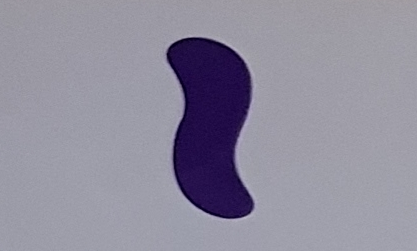
#> input picture k1.png, 417 x 251 px
$ python main.py   (older library calls are emulated)
#> lines starting #> are read from the running program, lines starting #| are printed output that depends on the picture
import cv2
from pylab import *
import matplotlib.pyplot as plt
from skimage import measure
from skimage import io
import skimage.morphology as mp
from matplotlib import pylab as plt
import numpy as np
from skimage import color

#from pyimagesearch.shapedetector import ShapeDetector
import argparse
import imutils
import cv2

class ShapeDetector:
    def __init__(self):
        pass

    def detect(self, c):
        # initialize the shape name and approximate the contour
        shape = "unidentified"
        peri = 10 #cv2.arcLength(c, True)
        approx = cv2.approxPolyDP(c, 0.04 * peri, True)
        # if the shape is a triangle, it will have 3 vertices
        print(approx);
        if len(approx) == 3:
            shape = "triangle"

        # if the shape has 4 vertices, it is either a square or
        # a rectangle
        elif len(approx) == 4:
            # compute the bounding box of the contour and use the
            # bounding box to compute the aspect ratio
            (x, y, w, h) = cv2.boundingRect(approx)
            ar = w / float(h)

            # a square will have an aspect ratio that is approximately
            # equal to one, otherwise, the shape is a rectangle
            shape = "square" if ar >= 0.95 and ar <= 1.05 else "rectangle"

        # if the shape is a pentagon, it will have 5 vertices
        elif len(approx) == 5:
            shape = "pentagon"

        # otherwise, we assume the shape is a circle
        else:
            shape = "circle"

        # return the name of the shape
        return shape


def tresh(t, x):
        #warnings.simplefilter("ignore")
        binary = (x > t) * 1.0
        binary = np.uint8(binary)
        return binary

def contrast(image, perc):
        MIN = np.percentile(image, perc)
        MAX = np.percentile(image, 100 - perc)
        norm = (image - MIN) / (MAX - MIN)
        norm[norm > 1] = 1
        norm[norm < 0] = 0
        return norm

def gamma(image, g):
        return image ** g

def prepareImage(image):
        image = color.rgb2grey(image)
        im = contrast(image, 1.0)
        im = gamma(im, 0.8)
        im = tresh(0.7, im)
        im = mp.erosion(im)
        return im

def downloadImages():
        url = "http://www.cs.put.poznan.pl/mtomczyk/kck/Lab4_images/planes/"
        #images = ["samolot05.jpg", "samolot07.jpg", "samolot08.jpg", "samolot09.jpg", "samolot10.jpg", "samolot11.jpg"]
        #sets = ["L1.jpg", "S1.jpg", "S2.jpg", "S3.jpg", "T1.jpg"]
        cards = ["k1.png", "k2.png", "k3.png", "k4.png"]
        planes = []
        for i in cards:
            # planes.append(io.imread(url + i))
            planes.append(io.imread(i))
        return planes

def drawPlanes(planes):

        sd = ShapeDetector()


        plt.figure(figsize=(30, 20))
        for i, plane in enumerate(planes):
            plane = prepareImage(plane)
            contours = measure.find_contours(plane, 0.7)
            resized = imutils.resize(plane, width=300)
            ratio = plane.shape[0] / float(resized.shape[0])
            for c in contours:
                # compute the center of the contour, then detect the name of the
                # shape using only the contour
                M = cv2.moments(c)
                cX = int((M["m10"] / M["m00"]) * ratio)
                cY = int((M["m01"] / M["m00"]) * ratio)
                shape = sd.detect(c)

                # multiply the contour (x, y)-coordinates by the resize ratio,
                # then draw the contours and the name of the shape on the image
                c = c.astype("float")
                c *= ratio
                c = c.astype("int")
                cv2.drawContours(plane, [c], -1, (0, 255, 0), 2)
                cv2.putText(plane, shape, (cX, cY), cv2.FONT_HERSHEY_SIMPLEX,
                            0.5, (255, 255, 255), 2)

                # show the output image
                cv2.imshow("Image", plane)
                cv2.waitKey(0)
            plane = tresh(plane, 0)
            fig, ax = plt.subplots()
            ax.imshow(1 - plane, cmap=plt.cm.gray)
            for contour in contours:
                ax.plot(contour[:, 1], contour[:, 0], '-w')
            plt.show()
#> this loop made 1 pass
#> pass 1, in prepareImage, `image = color.rgb2grey(image)`:
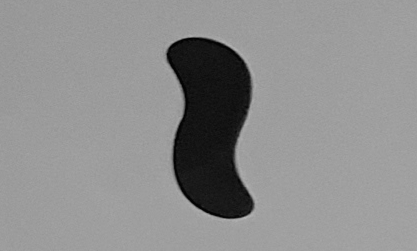
#> image: shape (251, 417) float64; min 0.0101, max 0.714, mean 0.559
#> pass 1, in contrast, `norm = (image - MIN) / (MAX - MIN)`:
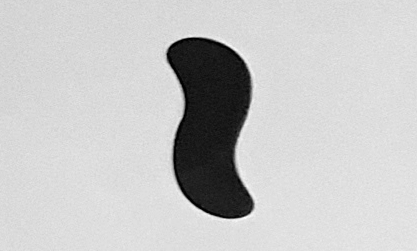
#> norm: shape (251, 417) float64; min -0.0887, max 1.12, mean 0.856; drawn with min black and max white
#> pass 1, in prepareImage, `im = contrast(image, 1.0)`:
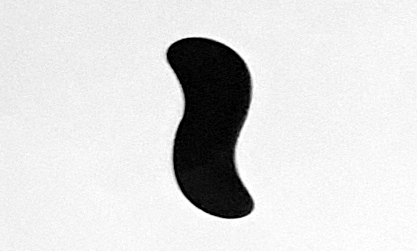
#> im: shape (251, 417) float64; min 0, max 1, mean 0.856


planes = downloadImages()
#> (the run stopped early here; a loop or call above may not have finished)
